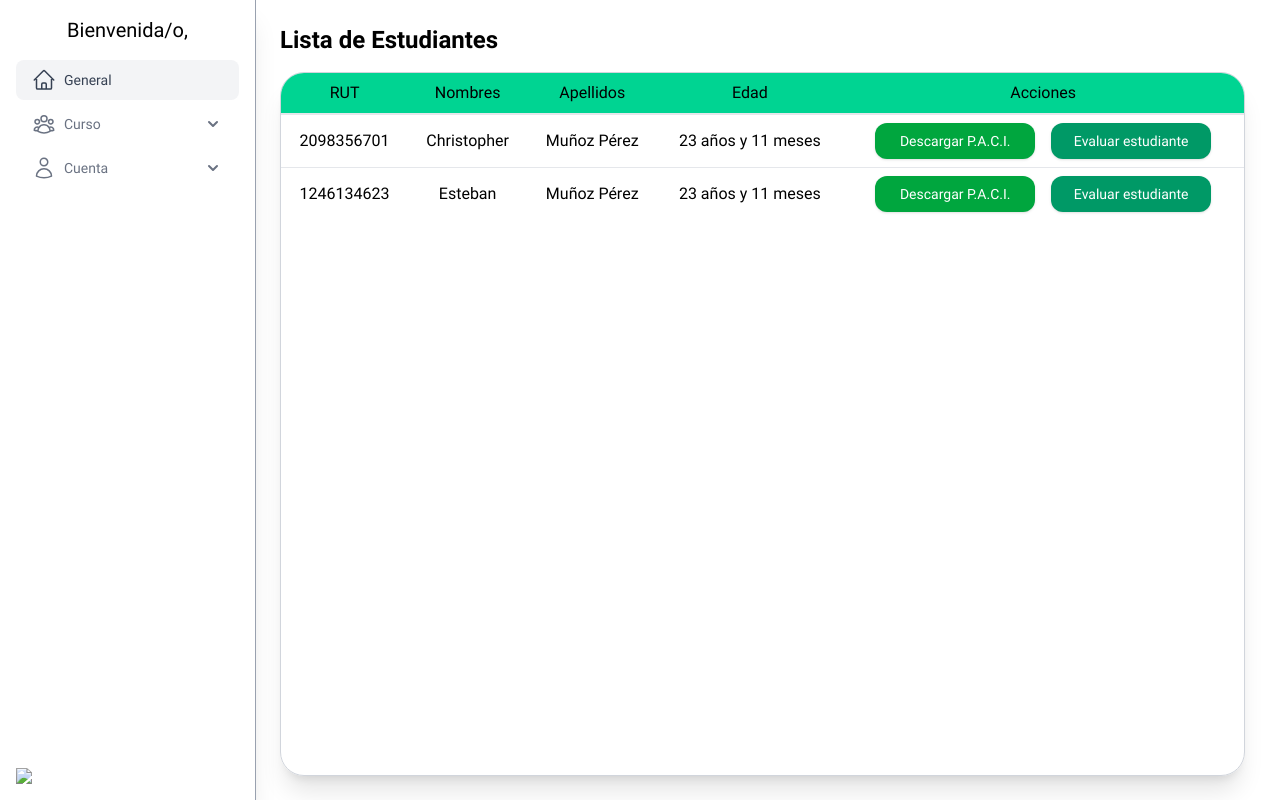
Page /core/estudiantes on the earlier database version.
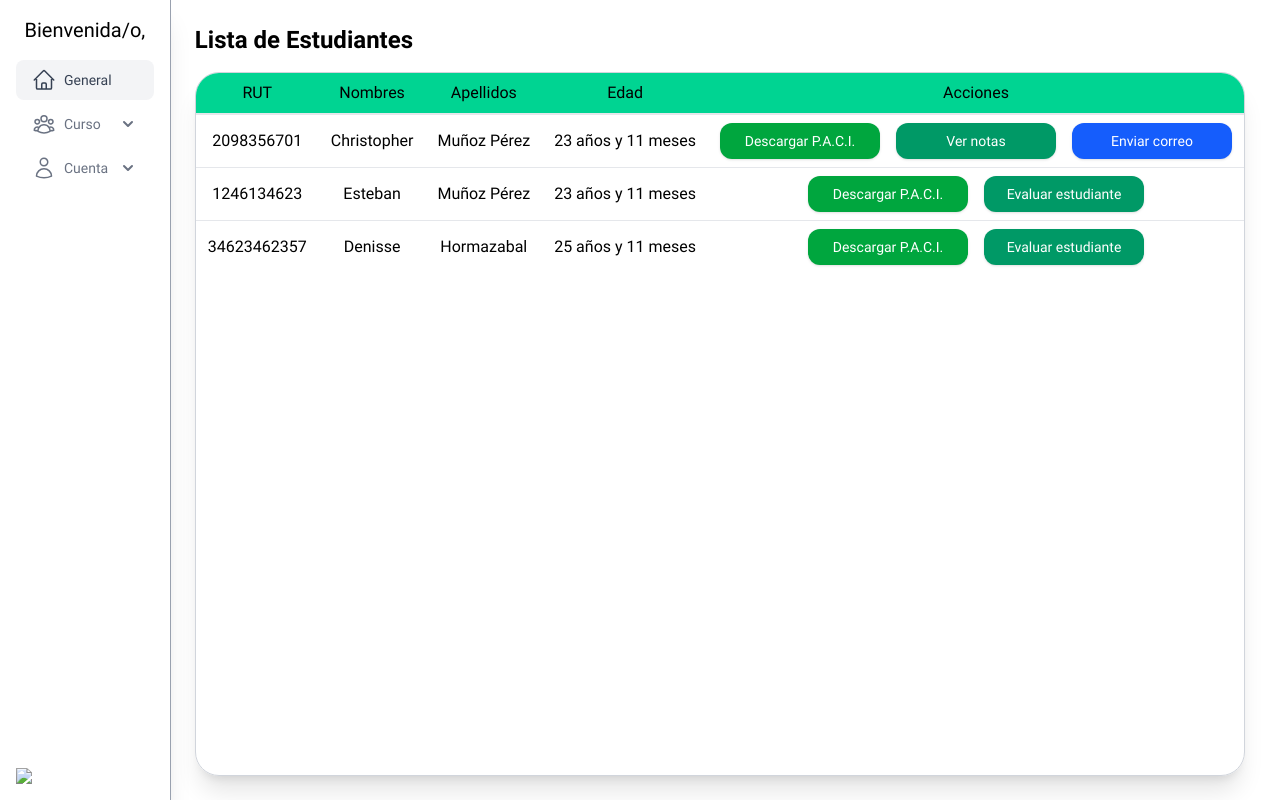
Same page on the later database version.
### core/models.py (models this page shows, shortened)
class DateTime(models.Model):
    created_at = models.DateTimeField(auto_now_add=True)
    updated_at = models.DateTimeField(auto_now=True)
    class Meta:
        abstract = True

class Estudiante(DateTime):
    first_name = models.CharField(max_length=150)
    last_name = models.CharField(max_length=150)
    rut = models.SmallIntegerField(unique=True)
    birth_date = models.DateField()
    bapDiag = models.CharField(max_length=40)
    address = models.CharField(max_length=40)
    commune = models.CharField(max_length=40)
    etnia = models.CharField(max_length=40, null=True, blank=True)
    parents = models.ManyToManyField(Apoderado, related_name="students", blank=True)
    curso = models.ForeignKey(
        Curso, on_delete=models.CASCADE, related_name="students", null=True, blank=True
    )
    nivel = models.CharField(max_length=10, choices=Nivel.choices, default=Nivel.BASIC)
    def get_age(self):
        from datetime import date
        today = date.today()
        age = today.year - self.birth_date.year
        month = today.month - self.birth_date.month
        if month < 0:
            age -= 1
            month += 12
        elif month == 0 and today.day < self.birth_date.day:
            age -= 1
            month = 11
        return f"{age} años y {month} meses"
    @property
    def edad(self):
        return self.get_age()

### core/views.py (the view)
# urls.py: path('estudiantes', estudiantes_view, name='estudiantes'),
def estudiantes_view(request):
    estudiantes = Estudiante.objects.all().annotate(
        tiene_paci=Exists(PaciAppModel.objects.filter(student=OuterRef("pk"))),
        tiene_nota=Exists(
            Nota.objects.filter(
                instrumento__estudiante=OuterRef("pk")
            )
        ),
    )
    context = {
        "estudiantes": estudiantes,
    }
    return render(request, "estudiantes.html", context)

### core/a.py (called while the page is built)
def estudiantes_global(request):
    student = Estudiante.objects.all()
    users = User.objects.filter(role="TEACHER")
    return {
        'estudiantes': student,
        'users': users
    }

### core/templates/estudiantes.html (shortened to what this page needs)
{% extends 'base.html'%} {% block content %}
<h1 class="text-2xl font-bold mb-4">Lista de Estudiantes</h1>
{% if estudiantes %}
<div
    class="h-full overflow-x-auto rounded-3xl border border-gray-300 shadow-xl dark:border-gray-600 dark:bg-gray-900"
>
    <table class="min-w-full divide-y-2 divide-gray-200 dark:divide-gray-700">
        <thead
            class="bg-emerald-400 dark:bg-gray-800 tr:text-left rtl:text-right"
        >
            <tr class="*:font-medium dark:*:text-white">
                <th class="text-center px-3 py-2 whitespace-nowrap">RUT</th>
                <th class="text-center px-3 py-2 whitespace-nowrap">Nombres</th>
                <th class="text-center px-3 py-2 whitespace-nowrap">
                    Apellidos
                </th>
                <th class="text-center px-3 py-2 whitespace-nowrap">Edad</th>
                <th class="text-center px-3 py-2 whitespace-nowrap">
                    Acciones
                </th>
            </tr>
        </thead>
        <tbody class="divide-y divide-gray-200 dark:divide-gray-700">
            {% for estudiante in estudiantes %}
            <tr class="*:first:font-medium dark:*:text-white">
                <td class="text-center px-3 py-2 whitespace-nowrap">
                    {{ estudiante.rut }}
                </td>
                <td class="text-center px-3 py-2 whitespace-nowrap">
                    {{ estudiante.first_name }}
                </td>
                <td class="text-center px-3 py-2 whitespace-nowrap">
                    {{ estudiante.last_name }}
                </td>
                <td class="text-center px-3 py-2 whitespace-nowrap">
                    {{ estudiante.edad }}
                </td>
                <td
                    class="flex gap-4 justify-center px-3 py-2 whitespace-nowrap"
                >
                    {% if estudiante.tiene_paci %}
                    <a
                        class="w-40 text-center rounded-xl bg-green-600 p-2 text-white text-sm hover:bg-green-700 transition-colors shadow-sm"
                        href="{% url 'paciApp:pdf_paci' estudiante.id %}"
                    >
                        Descargar P.A.C.I.
                    </a>
                    {% if estudiante.tiene_instrumento %}
                    <a
                        class="w-40 text-center rounded-xl bg-emerald-600 p-2 text-white text-sm hover:bg-emerald-700 transition-colors shadow-sm"
                        href="{% url 'instrumentosApp:evaluar' estudiante.id %}"
                    >
                        Ver Instrumento
                    </a>
                    {% else %} {% if estudiante.tiene_nota %}
                    <a
                        class="w-40 text-center rounded-xl bg-emerald-600 p-2 text-white text-sm hover:bg-emerald-700 transition-colors shadow-sm"
                        href="{% url 'instrumentosApp:notas' estudiante.id %}"
                    >
                        Ver notas
                    </a>
                    <a
                        class="w-40 text-center rounded-xl bg-blue-600 p-2 text-white text-sm hover:bg-blue-700 transition-colors shadow-sm"
                        href="{% url 'coreApp:send_mail' estudiante.id %}"
                    >
                        Enviar correo
                    </a>
                    {% else %}
                    <a
                        class="w-40 text-center rounded-xl bg-emerald-600 p-2 text-white text-sm hover:bg-emerald-700 transition-colors shadow-sm"
                        href="{% url 'instrumentosApp:instrumentos_list' estudiante.id %}"
                    >
                        Evaluar estudiante
                    </a>
                    {% endif %} {% endif %} {% endif %}
                </td>
            </tr>
            {% endfor %}
        </tbody>
    </table>
</div>
{% else %}
<p>No hay estudiantes registrados.</p>
{% endif %} {% endblock %}

Differences in the rows shown:
computed for Estudiante "Christopher": text "Evaluar estudiante" → "Ver notas Enviar correo"
added Estudiante: rut "34623462357", first_name "Denisse", last_name "Hormazabal", edad "25 años y 11 meses", shows "Descargar P.A.C.I.", shows "Evaluar estudiante"
